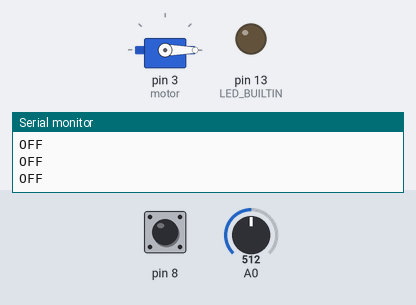
Recording of a sketch running on a simulated Arduino Uno, built with avr-gcc and run on an emulated ATmega328P. Shown: servo, output pins drawn as LEDs (lit = HIGH), the last lines printed to the serial monitor. Inputs (shaded band) come from the test bench; at power-on: pin 8 HIGH, A0 = 512.

Above: at 1.2 s.
1.3 s: pin 8 pulled LOW for 0.15 s
At 1.4 s:
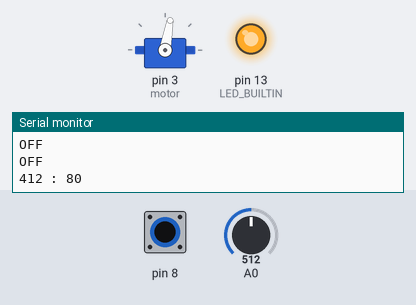
3.0 s: pin 8 pulled LOW for 3.2 s
At 7.0 s:
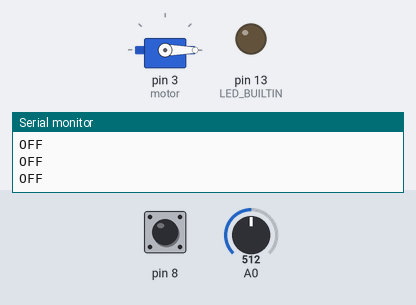
Timing chart, 0 to 8.5 s (numbered marks = the images above; inputs shaded):
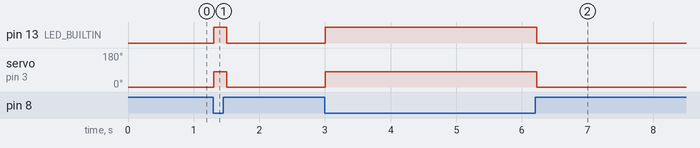

The sketch:

esc-tester.ino
```cpp
#include <Servo.h>


Servo motor;
int level;
int ang;

void setup()
{
    // put your setup code here, to run once:
    pinMode(8, INPUT_PULLUP);
    Serial.begin(9600);
    pinMode(A0, INPUT);
    motor.attach(3, 1000, 2000);
    pinMode(LED_BUILTIN, OUTPUT);
}

void loop()
{
    level = analogRead(A0);


    // put your main code here, to run repeatedly:
    if (!digitalRead(8))
    {
        digitalWrite(LED_BUILTIN, HIGH);

        if (level < 100) {
         level = 0;

         }

        level -= 100;

        if (level < 0) {
          level = 0;}

        ang = map(level, 0, 1023 - 100, 0, 180);
        motor.write(ang);

        Serial.print(level);
        Serial.print(" : ");
        Serial.println(ang);
    }
    else
    {
        digitalWrite(LED_BUILTIN, LOW);
        Serial.println("OFF");
        motor.write(0);
    }

    delay(100);
}
```

Measured:
- after the input at 1.3 s, pin 13 (LED_BUILTIN): LOW → HIGH at once, → LOW 0.20 s later; servo on pin 3 (motor): 0° → 80° at once, → 0° 0.20 s later
- after the input at 3.0 s, pin 13 (LED_BUILTIN): LOW → HIGH at once, → LOW 3.2 s later; servo on pin 3 (motor): 0° → 80° at once, → 0° 3.2 s later
